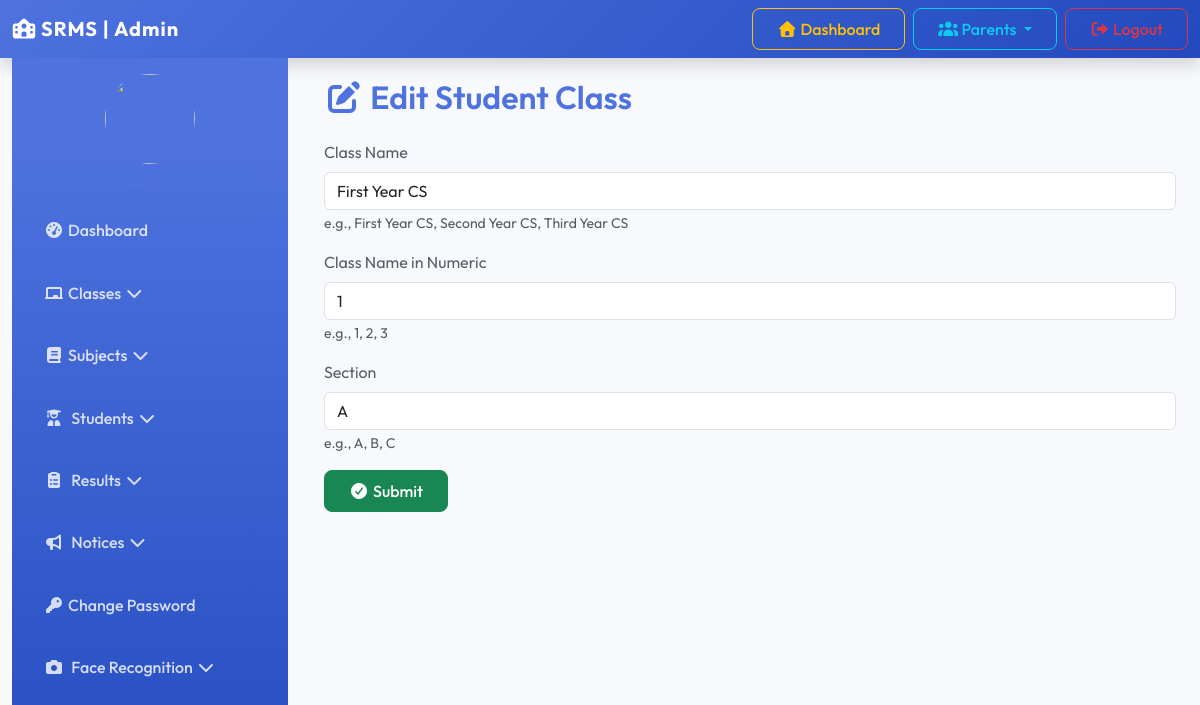
/edit_class/18/ (signed in), run on the app's committed database.
### resultapp/models.py (models this page shows, shortened)
class Class(models.Model):
    class_name = models.CharField(max_length=100)
    class_numeric = models.IntegerField()
    section = models.CharField(max_length=10)
    creation_date = models.DateTimeField(auto_now_add=True)
    updation_date = models.DateTimeField(auto_now=True)
    class Meta:
        verbose_name_plural = "Classes"

### resultapp/views.py (the view, shortened to what this page needs)
# urls.py: path('edit_class/<int:class_id>/', edit_class, name='edit_class'),
@login_required
def edit_class(request, class_id):
    class_obj = get_object_or_404(Class, id=class_id)
    return render(request, 'edit_class.html', {'class_obj': class_obj})

### resultapp/templates/edit_class.html (shortened to what this page needs)
{% extends 'admin_base.html' %}
{% load static %}
{% block content %}
<div class="container">
    <h2 class="mb-4"><i class="fas fa-edit"></i> Edit Student Class</h2>
    <form method="post">
        <div class="mb-3">
            <label for="classname" class="form-label">Class Name</label>
            <input type="text" class="form-control" id="classname" name="classname" placeholder="Enter Class Name" value="{{ class_obj.class_name }}" required>
            <small class="text-muted">e.g., First Year CS, Second Year CS, Third Year CS</small>
        </div>
        <div class="mb-3">
            <label for="classnamenumeric" class="form-label">Class Name in Numeric</label>
            <input type="number" class="form-control" id="classnamenumeric" name="classnamenumeric" placeholder="Enter Year Number" min="1" max="3" value="{{ class_obj.class_numeric }}" required>
            <small class="text-muted">e.g., 1, 2, 3</small>
        </div>
        <div class="mb-3">
            <label for="section" class="form-label">Section</label>
            <input type="text" class="form-control" id="section" name="section" placeholder="Enter Section" maxlength="1" value="{{class_obj.section}}" required>
            <small class="text-muted">e.g., A, B, C</small>
        </div>
        <button type="submit" class="btn btn-success">
            <i class="fas fa-check-circle me-1"></i>Submit
        </button>
    </form>
</div>
{% endblock %}

### resultapp/static/css/style.css (style rules this page uses)
:root { --primary-color: #4e73df; --secondary-color: #858796; --success-color: #1cc88a; --info-color: #36b9cc; --warning-color: #f6c23e; --danger-color: #e74a3b; --light-bg: #f8f9fc; --dark-text: #5a5c69; --card-shadow: 0 .15rem 1.75rem 0 rgba(58, 59, 69, .15); }
body { font-family: 'Outfit', sans-serif; background-color: var(--light-bg); color: var(--dark-text); }
h1, h2, h3, h4, h5, h6 { font-weight: 600; color: #4e73df; }
.btn { border-radius: 0.5rem; padding: 0.5rem 1.5rem; font-weight: 500; transition: all 0.2s; }

### data on the page
Class: classname "First Year CS", classnamenumeric "1", section "A"
